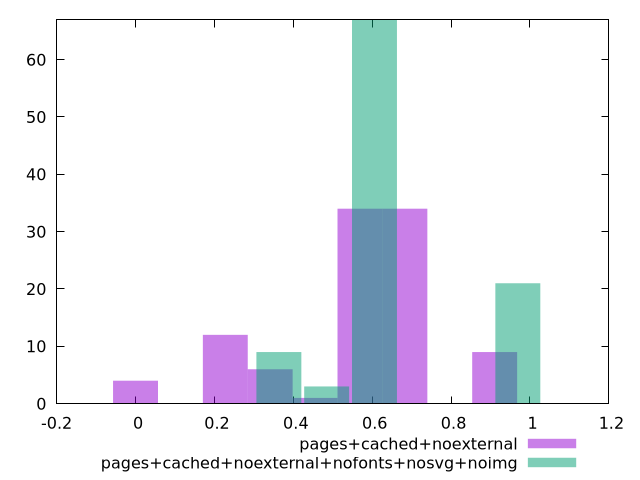

The script that saved this image:
$_pagesCachedNoexternal <<EOF
0 4
0.5690269162953917 34
0.68283229955447 34
0.341416149777235 6
0.9104430660726267 9
0.22761076651815668 12
0.45522153303631335 1
EOF
$_pagesCachedNoexternalNofontsNosvgNoimg <<EOF
0.6057468307944025 67
0.3634480984766415 9
0.969194929271044 21
0.484597464635522 3
EOF
set key outside below
set terminal pngcairo
set output "report_00004_2020-11-02T20-21-41.718Z/cumulative-layout-shift/cumulative-layout-shift_pages+cached+noexternal_pages+cached+noexternal+nofonts+nosvg+noimg+hist.png"
set boxwidth 0.11380538325907834
set style fill transparent solid 0.5 noborder
set yrange [0:67]
plot $_pagesCachedNoexternal title "pages+cached+noexternal" with boxes ,$_pagesCachedNoexternalNofontsNosvgNoimg title "pages+cached+noexternal+nofonts+nosvg+noimg" with boxes ,
